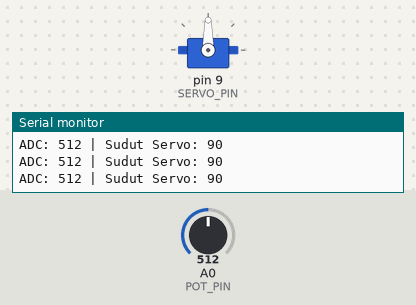
The sketch below on a simulated Arduino Uno, built with avr-gcc and run on an emulated ATmega328P. On the bench: servo, the last lines printed to the serial monitor. Inputs (shaded band) come from the test bench; at power-on: A0 (POT_PIN) = 512.

Above: at 1.2 s.
1.3 s: A0 (POT_PIN) set to 561
At 2.4 s:
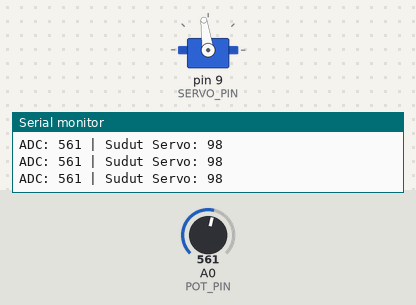
4.3 s: A0 (POT_PIN) set to 585
At 4.7 s:
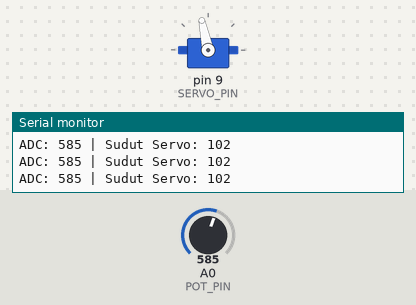
5.8 s: A0 (POT_PIN) set to 306
At 6.1 s:
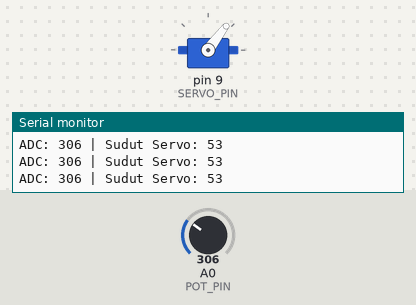
7.3 s: A0 (POT_PIN) set to 104
At 7.9 s:
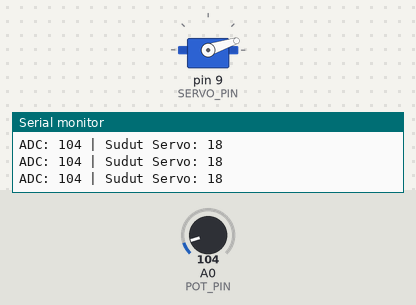
8.8 s: A0 (POT_PIN) set to 90
At 9.5 s:
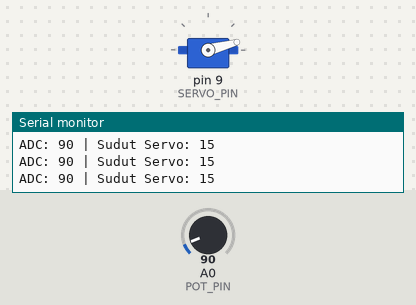
11.8 s: A0 (POT_PIN) set to 122
At 13.2 s:
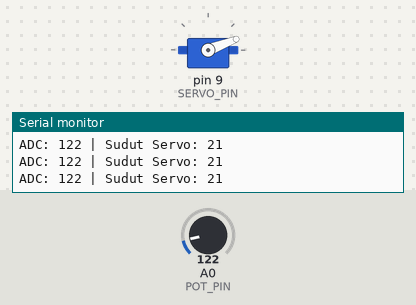
Timing chart, 0 to 14.3 s (numbered marks = the images above; inputs shaded):
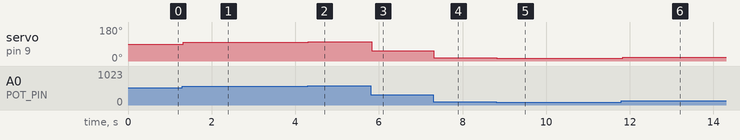

The sketch:

Modul4A.ino
```cpp
#include <Servo.h>

// Definisi Pin
const int POT_PIN = A0;  // Pin analog untuk potensiometer
const int SERVO_PIN = 9; // Pin digital PWM untuk servo

Servo myservo; // Membuat objek servo

void setup() {
  myservo.attach(SERVO_PIN); // Menghubungkan objek servo ke pin 9
  Serial.begin(9600);        // Inisialisasi komunikasi serial
}

void loop() {
  // Membaca nilai analog dari potensiometer (0 - 1023)
  int adcValue = analogRead(POT_PIN);

  // Mengonversi nilai ADC (0-1023) ke sudut servo (0-180)
  int angle = map(adcValue, 0, 1023, 0, 180);

  // Menggerakkan servo ke sudut yang telah dikonversi
  myservo.write(angle);

  // Menampilkan data ke Serial Monitor untuk pemantauan
  Serial.print("ADC: ");
  Serial.print(adcValue);
  Serial.print(" | Sudut Servo: ");
  Serial.println(angle);

  delay(15); // Delay singkat untuk stabilitas gerakan servo
}
```

Measured:
- after the input at 1.3 s, servo on pin 9 (SERVO_PIN): 90° → 98° at once
- after the input at 4.3 s, servo on pin 9 (SERVO_PIN): 98° → 102° at once
- after the input at 5.8 s, servo on pin 9 (SERVO_PIN): 102° → 53° at once
- after the input at 7.3 s, servo on pin 9 (SERVO_PIN): 53° → 18° at once
- after the input at 8.8 s, servo on pin 9 (SERVO_PIN): 18° → 15° at once
- after the input at 11.8 s, servo on pin 9 (SERVO_PIN): 15° → 21° at once
